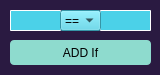
<?xml version="1.0" encoding="UTF-8"?>
<ui version="4.0">
 <class>if_form</class>
 <widget class="QWidget" name="if_form">
  <property name="geometry">
   <rect>
    <x>0</x>
    <y>0</y>
    <width>160</width>
    <height>75</height>
   </rect>
  </property>
  <property name="sizePolicy">
   <sizepolicy hsizetype="Fixed" vsizetype="Fixed">
    <horstretch>0</horstretch>
    <verstretch>0</verstretch>
   </sizepolicy>
  </property>
  <property name="contextMenuPolicy">
   <enum>Qt::NoContextMenu</enum>
  </property>
  <property name="windowTitle">
   <string>If settings</string>
  </property>
  <property name="styleSheet">
   <string notr="true">QWidget {
  background-color: #2a1a41;
}

QPushButton {
  border-radius: 4px;
  background-color: #8EDBCE;
  font-family: 'Montserrat', sans-serif;
  color: black;
  transition: background-color 1000ms linear;
}

QPushButton:hover {
  background-color: #CDF9EF;
}

QLabel {
  color: #4bd1e8;
}

QLineEdit{
  border-radius: 1px;
  background-color: #4bd1e8;
  border: 1px solid white;
}

QComboBox {
  background-color: #4bd1e8;
  color: black;
}

QComboBox QAbstractItemView {
  background-color: #4bd1e8;
  color: black;
}

</string>
  </property>
  <widget class="QLineEdit" name="left_if_box">
   <property name="geometry">
    <rect>
     <x>10</x>
     <y>10</y>
     <width>51</width>
     <height>21</height>
    </rect>
   </property>
  </widget>
  <widget class="QLineEdit" name="right_if_box">
   <property name="geometry">
    <rect>
     <x>100</x>
     <y>10</y>
     <width>51</width>
     <height>21</height>
    </rect>
   </property>
  </widget>
  <widget class="QPushButton" name="add_if_btn">
   <property name="geometry">
    <rect>
     <x>10</x>
     <y>40</y>
     <width>141</width>
     <height>25</height>
    </rect>
   </property>
   <property name="text">
    <string>ADD If</string>
   </property>
  </widget>
  <widget class="QComboBox" name="if_comboBox">
   <property name="geometry">
    <rect>
     <x>60</x>
     <y>10</y>
     <width>41</width>
     <height>21</height>
    </rect>
   </property>
   <property name="cursor">
    <cursorShape>PointingHandCursor</cursorShape>
   </property>
   <property name="contextMenuPolicy">
    <enum>Qt::CustomContextMenu</enum>
   </property>
   <item>
    <property name="text">
     <string>==</string>
    </property>
   </item>
   <item>
    <property name="text">
     <string>&lt;</string>
    </property>
   </item>
  </widget>
 </widget>
 <resources/>
 <connections/>
</ui>
